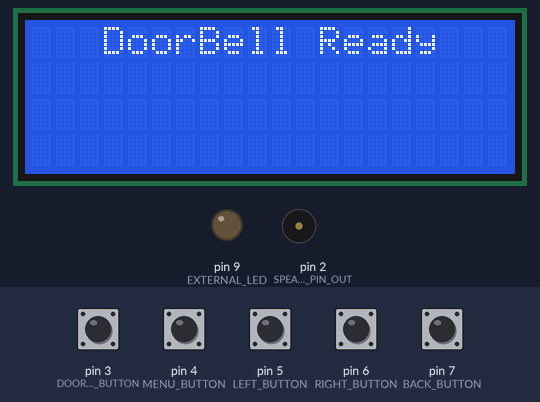
This sketch was run on a simulated Arduino Uno, built with avr-gcc and run on an emulated ATmega328P. On the bench: 20×4 character LCD, output pins drawn as LEDs (lit = HIGH), buzzer (waves = sounding). The inputs (shaded band) are chosen by the test bench; at power-on: pin 3 (DOORBELL_BUTTON), pin 4 (MENU_BUTTON), pin 5 (LEFT_BUTTON), pin 6 (RIGHT_BUTTON), pin 7 (BACK_BUTTON) HIGH. EEPROM starts erased.

Above: at 2.4 s.
2.5 s: pin 3 (DOORBELL_BUTTON) pulled LOW for 0.15 s
At 3.2 s:
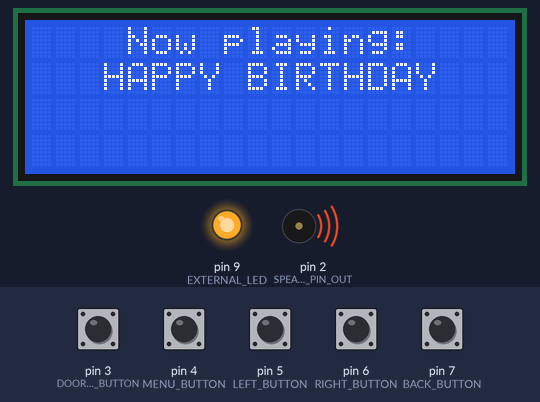
5.6 s: pin 4 (MENU_BUTTON) pulled LOW for 3.2 s
At 9.9 s:
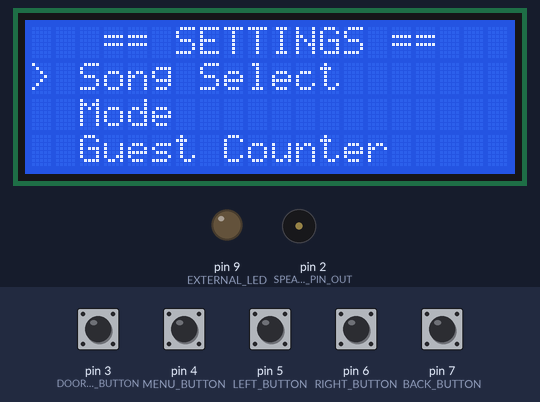
10.3 s: pin 3 (DOORBELL_BUTTON) pulled LOW for 1 s
At 11.5 s:
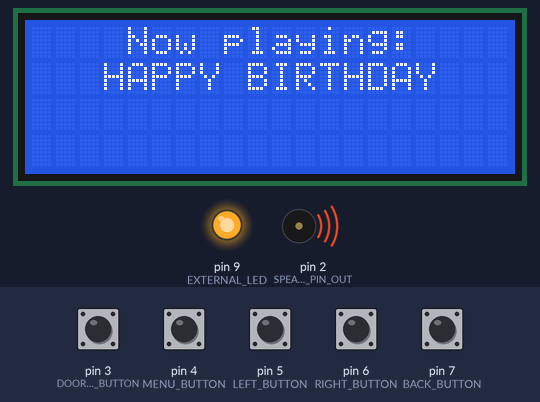
12.8 s: pin 5 (LEFT_BUTTON) pulled LOW for 0.15 s
At 14.0 s:
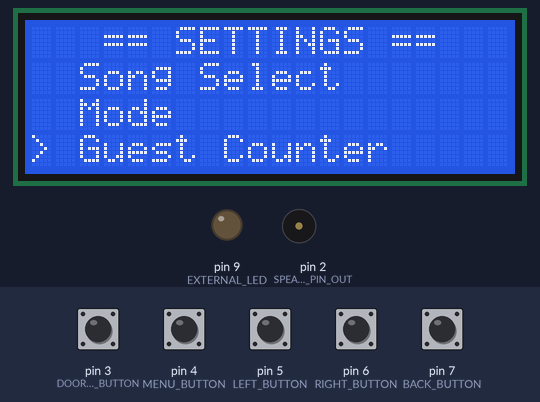
14.4 s: pin 4 (MENU_BUTTON) pulled LOW for 0.15 s
At 15.6 s:
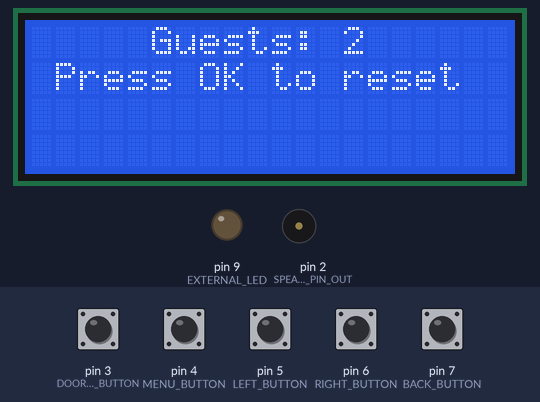
16.0 s: pin 6 (RIGHT_BUTTON) pulled LOW for 1 s
At 16.9 s:
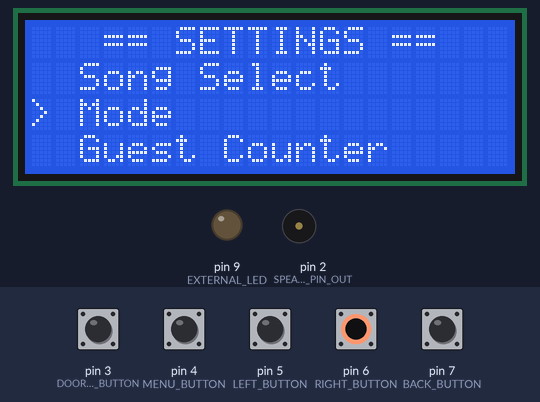
Timing chart, 0 to 19.0 s (numbered marks = the images above; inputs shaded):
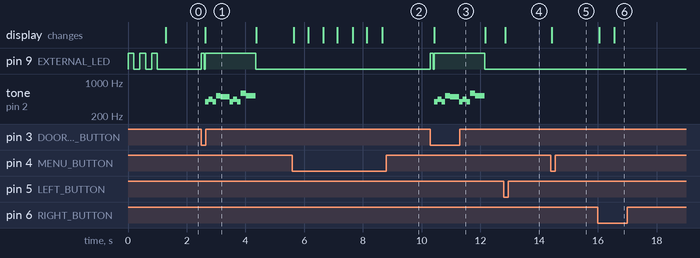

Measured:
- after the input at 2.5 s, pin 9 (EXTERNAL_LED): LOW → HIGH at once, → LOW 0.10 s later, → HIGH 0.03 s later, → LOW 1.7 s later; tone on pin 2 (SPEAKER_PIN_OUT): plays 392 Hz for 0.12 s, 440 Hz for 0.14 s, 392 Hz for 0.12 s, 523 Hz for 0.16 s, 494 Hz for 0.31 s, 392 Hz for 0.12 s … (10 notes in this stretch), starting after 0.13 s
- after the input at 5.6 s, the display: changes after 0.05 s (image 2)
- after the input at 10.3 s, pin 9 (EXTERNAL_LED): LOW → HIGH at once, → LOW 0.10 s later, → HIGH 0.03 s later, → LOW 1.7 s later; tone on pin 2 (SPEAKER_PIN_OUT): plays 392 Hz for 0.12 s, 440 Hz for 0.14 s, 392 Hz for 0.12 s, 523 Hz for 0.16 s, 494 Hz for 0.31 s, 392 Hz for 0.12 s … (10 notes in this stretch), starting after 0.13 s
- after the input at 12.8 s, the display: changes after 0.05 s (image 4)
- after the input at 14.4 s, the display: changes at once (image 5)
- after the input at 16.0 s, the display: first changes after 0.05 s (image 6 shows a later state)

The sketch:

music_DoorBell.ino
```cpp
//МУЗЫКАЛЬНЫЙ ДВЕРНОЙ ЗАМОК

#include <avr/pgmspace.h>
#include <EEPROM.h>
#include <Wire.h>
#include <LiquidCrystal_I2C.h>

// ============================================================================
// НАЗНАЧЕНИЕ ПИНОВ
// ============================================================================
#define SPEAKER_PIN_OUT 2    // Speaker output (D2)
#define DOORBELL_BUTTON 3    // Doorbell button (D3, INT1)
#define MENU_BUTTON     4    // Menu/OK button (D4)
#define LEFT_BUTTON     5    // Left navigation (D5)
#define RIGHT_BUTTON    6    // Right navigation (D6)
#define BACK_BUTTON     7    // Back button (D7)
#define EXTERNAL_LED    9    // External LED indicator (D9)

// ============================================================================
// НАСТРОЙКА ЖК-ДИСПЛЕЯ
// ============================================================================
LiquidCrystal_I2C lcd(0x3f, 20, 4);

// ============================================================================
// РЕЖИМЫ СИСТЕМЫ
// ============================================================================
enum Mode {
  MODE_IDLE,      // Режим главного экрана
  MODE_MENU       // Режим меню настроек
};

enum MenuState {
  MENU_SONG,      // Меню песен
  MENU_MODE,      // Меню режимов
  MENU_GUESTS     // Гостевой счетчик
};

enum SubMenu {
  SUBMENU_NONE,           // Нет подменю
  SUBMENU_SONG_SELECT,    // Выбор песни
  SUBMENU_MODE_SELECT,    // Выбор режима
  SUBMENU_GUEST_COUNTER   // Гостевой счетчик
};

enum WorkMode {
  MODE_NORMAL = 0,  // Мелодия + LED
  MODE_SILENT = 1,  // LED
  MODE_NOBODY = 2   // Только счетчик
};

// ============================================================================
// ГЛОБАЛЬНЫЕ ПЕРЕМЕННЫЕ
// ============================================================================
volatile bool Flg_Doorbell = false;  // Флаг прерывания от кнопки звонка
Mode currentMode = MODE_IDLE;        // Текущий режим системы
MenuState menuSelection = MENU_SONG; // Выбранный пункт меню
SubMenu currentSubmenu = SUBMENU_NONE; // Текущее подменю
unsigned long lastActivity = 0;      // Время последней активности пользователя
int guestCount = 0;                  // Счётчик нажатий на кнопку звонка
uint8_t currentSongIndex = 0;        // Индекс текущей мелодии (0–4)
WorkMode workMode = MODE_NORMAL;     // Текущий режим работы
uint8_t tempSongIndex = 0;           // Временный выбор мелодии в меню
WorkMode tempWorkMode = MODE_NORMAL; // Временный выбор режима в меню

// ============================================================================
// АДРЕСА В EEPROM
// ============================================================================
#define EEPROM_SONG_ADDR   0  // Адрес для сохранения индекса мелодии
#define EEPROM_MODE_ADDR   1  // Адрес для сохранения режима работы
#define EEPROM_GUEST_ADDR  2  // Адрес для сохранения счётчика гостей

// ============================================================================
// ДАННЫЕ МЕЛОДИЙ (только 5 мелодий)
// ============================================================================
const char title_0[] PROGMEM = "HAPPY BIRTHDAY";
const char title_1[] PROGMEM = "TWINKLE TWINKLE";
const char title_2[] PROGMEM = "FRERES JACQUES";
const char title_3[] PROGMEM = "AU CLAIR LUNE";
const char title_4[] PROGMEM = "BERCEUSE";

const char* const title_table[] PROGMEM = {title_0, title_1, title_2, title_3, title_4};

#define MIN_SONG 0
#define MAX_SONG 4

// Компактный массив данных мелодий (только 5 мелодий)
const unsigned char ArrayMusic[] PROGMEM = {
  // 0: HAPPY BIRTHDAY
  0x18, 0x66,0x14,0x66,0x14,0x5b,0x2d,0x66,0x28, 0x4c,0x36,0x51,0x66,0x66,0x14,0x66,0x14, 0x5b,0x2d,0x66,0x28,0x44,0x3c,0x4c,0x6c,
  // 1: TWINKLE TWINKLE
  0x1c, 0x9a,0x0e,0x9a,0x0e,0x66,0x15,0x66,0x15, 0x5b,0x18,0x5b,0x18,0x66,0x2b,0x73,0x13, 0x73,0x13,0x7a,0x12,0x7a,0x12,0x89,0x10, 0x89,0x10,0x9a,0x1d,
  // 2: FRERES JACQUES
  0x1c, 0x66,0x33,0x5b,0x39,0x51,0x40,0x66,0x33, 0x66,0x33,0x5b,0x39,0x51,0x40,0x66,0x33, 0x51,0x40,0x4c,0x44,0x44,0xa2,0x51,0x40, 0x4c,0x44,0x44,0xa2,
  // 3: AU CLAIR DE LA LUNE
  0x16, 0x4c,0x20,0x4c,0x20,0x4c,0x20,0x44,0x24, 0x3c,0x52,0x44,0x49,0x4c,0x20,0x3c,0x29, 0x44,0x24,0x44,0x24,0x4c,0x82,
  // 4: BERCEUSE - BRAHMS
  0x1a, 0x7a,0x1e,0x7a,0x0a,0x66,0x62,0x7a,0x1e, 0x7a,0x0a,0x66,0x62,0x7a,0x14,0x66,0x18, 0x4c,0x41,0x51,0x3d,0x5b,0x37,0x5b,0x37, 0x66,0x31,
  // End marker
  0xff,0xff,0xff,0xff,0xff,0xff,0xff,0xff
};

// Таблица соответствия нот и частот (значение ноты > частота в Гц)
int frequence[][2] = {
  {0x32,784}, {0x35,740}, {0x38,698}, {0x3C,659}, {0x40,622}, {0x44,587},
  {0x48,554}, {0x4C,523}, {0x51,494}, {0x56,466}, {0x5B,440}, {0x61,415},
  {0x66,392}, {0x6D,370}, {0x73,349}, {0x7A,330}, {0x82,311}, {0x89,294},
  {0x92,277}, {0x9A,262}, {0xA4,247}, {0xAE,233}, {0xB8,220}, {0xC3,208},
  {0xC7,196}, {0x00,  0}, {-1, -1}
};

// ============================================================================
// ОБРАБОТЧИК ПРЕРЫВАНИЯ
// ============================================================================
void Doorbell_ISR() {
  // Устанавливаем флаг при нажатии кнопки звонка (антидребезг обрабатывается в основном цикле)
  Flg_Doorbell = true;
}

// ============================================================================
// ВСПОМОГАТЕЛЬНЫЕ ФУНКЦИИ
// ============================================================================

// Центрирование текста на строке ЖК-дисплея (20 символов)
void lcdPrintCenter(const char* text, uint8_t line) {
  int len = strlen(text);
  if (len > 20) len = 20;
  int pos = (20 - len) / 2;
  lcd.setCursor(pos, line);
  lcd.print(text);
}

// Чтение байта из памяти программ (данные мелодий)
unsigned char music(int off) {
  return pgm_read_byte_near(ArrayMusic + off);
}

// Получение частоты по значению ноты
int Get_Frequency(int val) {
  for(int i = 0; frequence[i][0] != -1; i++) {
    if(frequence[i][0] == val) return frequence[i][1];
  }
  return 0;
}

// Расчёт смещения к началу данных мелодии
int Walk_Music(char song) {
  int offset = 0;
  for(int fnd = 0; fnd < song; fnd++)
    offset = offset + music(offset) + 1;
  return ++offset;
}

// Получение количества нот в мелодии
int Get_Number_Of_Music_Note(char song) {
  int offset = Walk_Music(song);
  return music(--offset);
}

// Получение смещения к первой ноте мелодии
int Get_Offset_Of_Song_Start(char song) {
  int offset = 0;
  for(int fnd = 0; fnd < song; fnd++)
    offset = offset + music(offset) + 1;
  return ++offset;
}

// Проигрывание мелодии по индексу (0–4)
void Read_Song(char song) {
  if (song < 0 || song > MAX_SONG) return;

  int offset = Get_Offset_Of_Song_Start(song);
  int maxnote = Get_Number_Of_Music_Note(song);

  if (maxnote > 0) {
    do {
      int frq = Get_Frequency(music(offset));
      int lgt = music(offset + 1);
      offset += 2;
      if (frq > 0) {
        tone(SPEAKER_PIN_OUT, frq);
        delay(lgt * 3);  // Множитель темпа (регулирует скорость воспроизведения)
      } else {
        noTone(SPEAKER_PIN_OUT);
        delay(lgt * 3);
      }
      maxnote -= 2;
    } while (maxnote > 0);
  }
  noTone(SPEAKER_PIN_OUT);
}

// Предварительное прослушивание мелодии в меню (с индикацией LED)
void Preview_Song(uint8_t songIndex) {
  char titleBuf[21];
  strcpy_P(titleBuf, (char*)pgm_read_word(&(title_table[songIndex])));

  lcd.clear();
  lcdPrintCenter("Preview:", 0);
  lcdPrintCenter(titleBuf, 1);

  digitalWrite(EXTERNAL_LED, HIGH);
  Read_Song(songIndex);
  digitalWrite(EXTERNAL_LED, LOW);
}

// Функция антидребезга для кнопок (500 мс задержка)
bool isButtonPressed(uint8_t pin) {
  static unsigned long lastPress[20] = {0};
  if (digitalRead(pin) == LOW) {
    if (millis() - lastPress[pin] > 500) {  // Уменьшено с 250 мс для лучшей отзывчивости
      lastPress[pin] = millis();
      return true;
    }
  }
  return false;
}

// ============================================================================
// ФУНКЦИИ ОТОБРАЖЕНИЯ МЕНЮ
// ============================================================================

// Отображение главного меню настроек
void showMenu() {
  lcd.clear();
  lcdPrintCenter("== SETTINGS ==", 0);

  const char* items[] = {"Song Select", "Mode", "Guest Counter"};
  for (int i = 0; i < 3; i++) {
    lcd.setCursor(0, i + 1);
    if (i == (int)menuSelection) lcd.print("> ");
    else lcd.print("  ");
    lcd.print(items[i]);
  }
}

// Отображение подменю выбора мелодии
void showSongSelect() {
  lcd.clear();
  lcdPrintCenter("Choose melody:", 0);

  char titleBuf[21];
  strcpy_P(titleBuf, (char*)pgm_read_word(&(title_table[tempSongIndex])));
  lcdPrintCenter(titleBuf, 1);
}

// Отображение подменю выбора режима
void showModeSelect() {
  lcd.clear();
  lcdPrintCenter("Select mode:", 0);

  const char* modes[] = {"Normal", "Silent", "Nobody"};
  char modeStr[20];
  strcpy(modeStr, modes[(int)tempWorkMode]);
  lcdPrintCenter(modeStr, 1);
}

// Отображение счётчика гостей
void showGuestCounter() {
  lcd.clear();
  char buf[20];
  sprintf(buf, "Guests: %d", guestCount);
  lcdPrintCenter(buf, 0);
  lcdPrintCenter("Press OK to reset", 1);
}

// ============================================================================
// ФУНКЦИИ РАБОТЫ С EEPROM
// ============================================================================

// Сохранение текущего индекса мелодии в EEPROM
void Save_Current_Song() {
  EEPROM.write(EEPROM_SONG_ADDR, currentSongIndex);
}

// Загрузка индекса мелодии из EEPROM с проверкой на корректность
void Load_Current_Song() {
  currentSongIndex = EEPROM.read(EEPROM_SONG_ADDR);
  if (currentSongIndex > MAX_SONG) {
    currentSongIndex = 0;
    Save_Current_Song();
  }
}

// Сохранение текущего режима работы в EEPROM
void Save_Work_Mode() {
  EEPROM.write(EEPROM_MODE_ADDR, (uint8_t)workMode);
}

// Загрузка режима работы из EEPROM с проверкой на корректность
void Load_Work_Mode() {
  uint8_t mode = EEPROM.read(EEPROM_MODE_ADDR);
  if (mode <= (uint8_t)MODE_NOBODY) {
    workMode = (WorkMode)mode;
  } else {
    workMode = MODE_NORMAL;
    Save_Work_Mode();
  }
}

// Сохранение счётчика гостей в EEPROM
void Save_Guest_Count() {
  EEPROM.write(EEPROM_GUEST_ADDR, min(guestCount, 255));
}

// Загрузка счётчика гостей из EEPROM с защитой от мусора
void Load_Guest_Count() {
  guestCount = EEPROM.read(EEPROM_GUEST_ADDR);
  if (guestCount > 200) guestCount = 0;
}

// ============================================================================
// ФУНКЦИЯ ОТОБРАЖЕНИЯ ГЛАВНОГО ЭКРАНА
// ============================================================================

void showMainScreen() {
  lcd.clear();
  lcdPrintCenter("DoorBell Ready", 0);
}

// ============================================================================
// ФУНКЦИЯ ИНИЦИАЛИЗАЦИИ
// ============================================================================

void setup() {
  // Мигание LED при запуске (индикация старта)
  pinMode(9, OUTPUT);
  for(int i=0; i<3; i++) {
    digitalWrite(9, HIGH);
    delay(200);
    digitalWrite(9, LOW);
    delay(200);
  }

  // Настройка всех пинов
  pinMode(EXTERNAL_LED, OUTPUT);
  digitalWrite(EXTERNAL_LED, LOW);

  pinMode(DOORBELL_BUTTON, INPUT_PULLUP);
  pinMode(MENU_BUTTON, INPUT_PULLUP);
  pinMode(LEFT_BUTTON, INPUT_PULLUP);
  pinMode(RIGHT_BUTTON, INPUT_PULLUP);
  pinMode(BACK_BUTTON, INPUT_PULLUP);

  // Подключение внешнего прерывания на кнопку звонка (по спаду)
  attachInterrupt(digitalPinToInterrupt(DOORBELL_BUTTON), Doorbell_ISR, FALLING);

  // Загрузка сохранённых настроек из EEPROM
  Load_Current_Song();
  Load_Work_Mode();
  Load_Guest_Count();

  // Инициализация ЖК-дисплея
  lcd.init();
  lcd.backlight();
  showMainScreen();

  lastActivity = millis();
}

// ============================================================================
// ОСНОВНОЙ ЦИКЛ ПРОГРАММЫ
// ============================================================================

void loop() {
  unsigned long now = millis();

  // Обработка события нажатия кнопки звонка
  if (Flg_Doorbell) {
    Flg_Doorbell = false;

    // Краткое мигание LED для отладки
    digitalWrite(9, HIGH);
    delay(100);
    digitalWrite(9, LOW);

    // Увеличение счётчика гостей и сохранение
    guestCount++;
    Save_Guest_Count();

    // Реакция в зависимости от текущего режима работы
    switch (workMode) {
      case MODE_NORMAL: {
        // Проигрывание выбранной мелодии с отображением на дисплее
        char titleBuf[21];
        strcpy_P(titleBuf, (char*)pgm_read_word(&(title_table[currentSongIndex])));
        lcd.clear();
        lcdPrintCenter("Now playing:", 0);
        lcdPrintCenter(titleBuf, 1);
        digitalWrite(EXTERNAL_LED, HIGH);
        Read_Song(currentSongIndex);
        digitalWrite(EXTERNAL_LED, LOW);
        showMainScreen();
        break;
      }
      case MODE_SILENT:
        // Мигание внешнего LED 3 раза без звука
        for (int i = 0; i < 3; i++) {
          digitalWrite(EXTERNAL_LED, HIGH);
          delay(150);
          digitalWrite(EXTERNAL_LED, LOW);
          delay(150);
        }
        showMainScreen();
        break;
      case MODE_NOBODY:
        // Только увеличение счётчика, без визуальной или звуковой реакции
        showMainScreen();
        break;
    }
    lastActivity = now;
    return;
  }

  // Обработка режима ожидания (главный экран)
  if (currentMode == MODE_IDLE) {
    if (isButtonPressed(MENU_BUTTON)) {
      // Переход в меню настроек
      currentMode = MODE_MENU;
      menuSelection = MENU_SONG;
      currentSubmenu = SUBMENU_NONE;
      showMenu();
      lastActivity = now;
    }
    return;
  }

  // Обработка режима меню
  if (currentMode == MODE_MENU) {
    // Обработка кнопки "Назад"
    if (isButtonPressed(BACK_BUTTON)) {
      if (currentSubmenu != SUBMENU_NONE) {
        // Возврат в главное меню
        currentSubmenu = SUBMENU_NONE;
        showMenu();
      } else {
        // Возврат на главный экран
        currentMode = MODE_IDLE;
        showMainScreen();
      }
      lastActivity = now;
      return;
    }

    // Обработка кнопки "Влево"
    if (isButtonPressed(LEFT_BUTTON)) {
      if (currentSubmenu == SUBMENU_SONG_SELECT) {
        tempSongIndex = (tempSongIndex + 4) % 5;
        Preview_Song(tempSongIndex);
        showSongSelect();
      } else if (currentSubmenu == SUBMENU_MODE_SELECT) {
        tempWorkMode = (WorkMode)(((int)tempWorkMode + 2) % 3);
        showModeSelect();
      } else {
        menuSelection = (MenuState)((menuSelection + 2) % 3);
        showMenu();
      }
      lastActivity = now;
    }

    // Обработка кнопки "Вправо"
    if (isButtonPressed(RIGHT_BUTTON)) {
      if (currentSubmenu == SUBMENU_SONG_SELECT) {
        tempSongIndex = (tempSongIndex + 1) % 5;
        Preview_Song(tempSongIndex);
        showSongSelect();
      } else if (currentSubmenu == SUBMENU_MODE_SELECT) {
        tempWorkMode = (WorkMode)(((int)tempWorkMode + 1) % 3);
        showModeSelect();
      } else {
        menuSelection = (MenuState)((menuSelection + 1) % 3);
        showMenu();
      }
      lastActivity = now;
    }

    // Обработка кнопки "Меню/OK"
    if (isButtonPressed(MENU_BUTTON)) {
      if (currentSubmenu == SUBMENU_NONE) {
        // Вход в выбранное подменю
        if (menuSelection == MENU_SONG) {
          currentSubmenu = SUBMENU_SONG_SELECT;
          tempSongIndex = currentSongIndex;
          showSongSelect();
        } else if (menuSelection == MENU_MODE) {
          currentSubmenu = SUBMENU_MODE_SELECT;
          tempWorkMode = workMode;
          showModeSelect();
        } else if (menuSelection == MENU_GUESTS) {
          currentSubmenu = SUBMENU_GUEST_COUNTER;
          showGuestCounter();
        }
      } else if (currentSubmenu == SUBMENU_SONG_SELECT) {
        // Подтверждение выбора мелодии
        currentSongIndex = tempSongIndex;
        Save_Current_Song();
        currentSubmenu = SUBMENU_NONE;
        showMenu();
      } else if (currentSubmenu == SUBMENU_MODE_SELECT) {
        // Подтверждение выбора режима
        workMode = tempWorkMode;
        Save_Work_Mode();
        currentSubmenu = SUBMENU_NONE;
        showMenu();
      } else if (currentSubmenu == SUBMENU_GUEST_COUNTER) {
        // Сброс счётчика гостей
        guestCount = 0;
        Save_Guest_Count();
        showGuestCounter();
      }
      lastActivity = now;
    }

    // Автоматический выход в режим ожидания после 15 секунд бездействия
    if (now - lastActivity > 15000) {
      currentMode = MODE_IDLE;
      showMainScreen();
    }
  }
}
```
